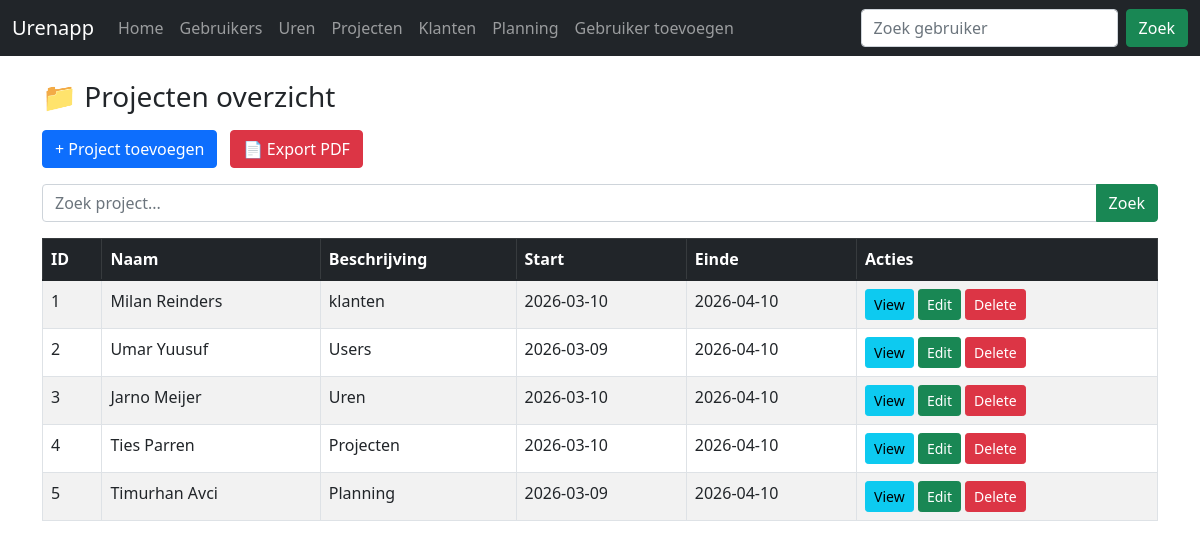
Screenshot of /projecten/projecten.php with the database file from the repository.
### tables this page shows
CREATE TABLE IF NOT EXISTS `projecten` (
  `id` int NOT NULL AUTO_INCREMENT,
  `naam` varchar(255) NOT NULL,
  `beschrijving` text NOT NULL,
  `startdatum` date NOT NULL,
  `einddatum` date NOT NULL,
  PRIMARY KEY (`id`)
);

### projecten/projecten.php (the view, shortened to what this page needs)
<?php
require '../dbcon.php';
?>
<!doctype html>
<html>
<head>
    <link href="https://cdn.jsdelivr.net/npm/bootstrap@5.1.3/dist/css/bootstrap.min.css" rel="stylesheet">
</head>
<body>
<?php include '../navbar.php'; ?>
<div class="container mt-4">
<h3 class="mb-3">📁 Projecten overzicht</h3>
<div class="mb-3">
    <a href="create-project.php" class="btn btn-primary me-2">+ Project toevoegen</a>
    <a href="../pdf.php?page=projecten" class="btn btn-danger">📄 Export PDF</a>
</div>
<form method="GET">
    <div class="input-group mb-3">
        <input type="text" name="search" value="<?= $_GET['search'] ?? '' ?>" class="form-control" placeholder="Zoek project...">
        <button class="btn btn-success">Zoek</button>
    </div>
</form>
<table class="table table-bordered table-striped">
<thead class="table-dark">
<tr>
    <th>ID</th>
    <th>Naam</th>
    <th>Beschrijving</th>
    <th>Start</th>
    <th>Einde</th>
    <th>Acties</th>
</tr>
</thead>
<tbody>
<?php
if(!empty($_GET['search'])){
    $search = mysqli_real_escape_string($con, $_GET['search']);
    $query = "SELECT * FROM projecten WHERE naam LIKE '%$search%' OR beschrijving LIKE '%$search%'";
}else{
    $query = "SELECT * FROM projecten";
}
$result = mysqli_query($con, $query);
if(mysqli_num_rows($result) > 0){
    foreach($result as $row){
?>
<tr>
    <td><?= $row['id']; ?></td>
    <td><?= $row['naam']; ?></td>
    <td><?= $row['beschrijving']; ?></td>
    <td><?= $row['startdatum']; ?></td>
    <td><?= $row['einddatum']; ?></td>
    <td>
        <a href="project-view.php?id=<?= $row['id']; ?>" class="btn btn-info btn-sm">View</a>
        <a href="edit-project.php?id=<?= $row['id']; ?>" class="btn btn-success btn-sm">Edit</a>
        <form action="../code.php" method="POST" class="d-inline">
            <button type="submit" name="delete_project" value="<?= $row['id']; ?>" class="btn btn-danger btn-sm">
                Delete
            </button>
        </form>
    </td>
</tr>
<?php
    }
}else{
    echo "<tr><td colspan='6'>Geen data gevonden</td></tr>";
}
?>
</tbody>
</table>
</div>
</body>
</html>

### rows the page displays
projecten: id "1", naam "Milan Reinders", beschrijving "klanten", startdatum "2026-03-10", einddatum "2026-04-10"
projecten: id "2", naam "Umar Yuusuf", beschrijving "Users", startdatum "2026-03-09", einddatum "2026-04-10"
projecten: id "3", naam "Jarno Meijer", beschrijving "Uren", startdatum "2026-03-10", einddatum "2026-04-10"
projecten: id "4", naam "Ties Parren", beschrijving "Projecten", startdatum "2026-03-10", einddatum "2026-04-10"
projecten: id "5", naam "Timurhan Avci", beschrijving "Planning", startdatum "2026-03-09", einddatum "2026-04-10"
